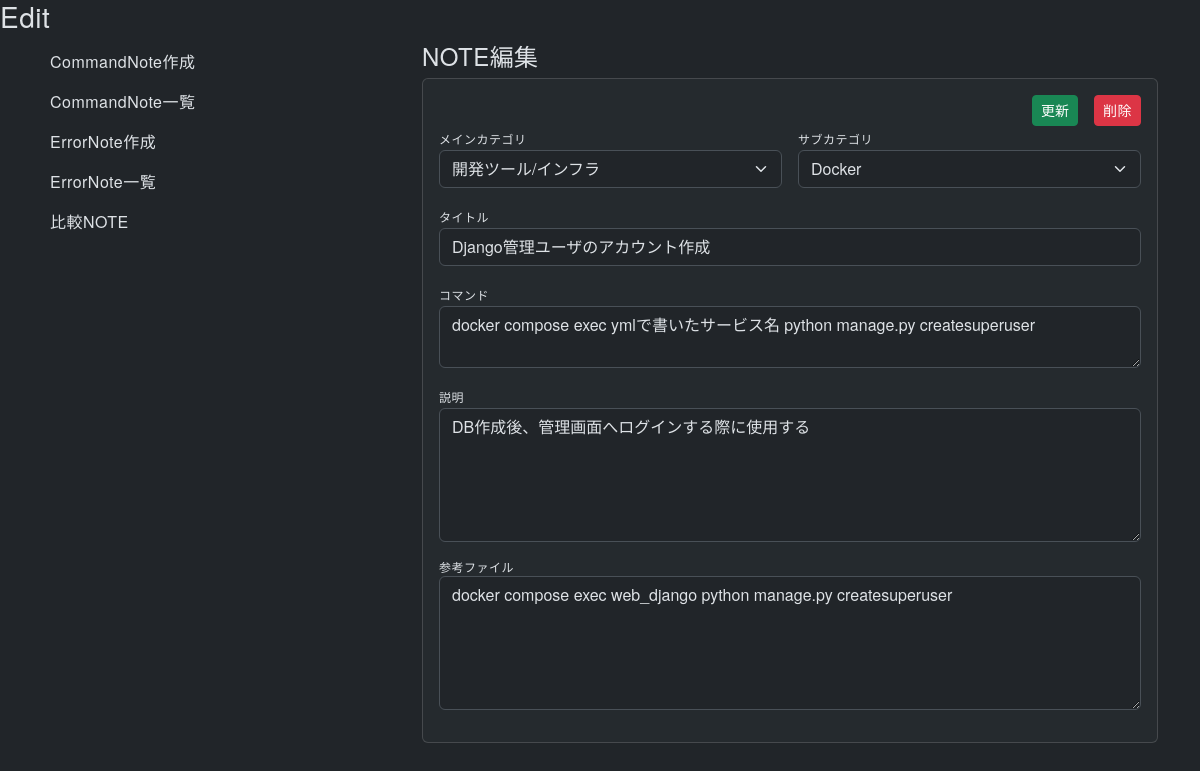
Page /1/edit/ on the committed database.
### commandnote/models.py (models this page shows, shortened)
class Note(models.Model):
  order = models.IntegerField(default=0)
  sub_category = models.ForeignKey(SubCategory, on_delete=models.CASCADE)
  title = models.CharField(max_length=50)
  description =  models.TextField(blank=True, null=True)
  reference = models.TextField(blank=True, null=True)
  created_at = models.DateTimeField(auto_now_add=True)
  updated_at = models.DateTimeField(auto_now=True)
  class Meta:
    ordering = ['order', 'id']

class MainCategory(models.Model):
  order = models.IntegerField(default=0)
  name = models.CharField(max_length=15)
  class Meta:
    ordering = ['order', 'id']

class SubCategory(models.Model):
  order = models.IntegerField(default=0)
  main_category = models.ForeignKey(MainCategory, on_delete=models.CASCADE)
  name = models.CharField(max_length=15)
  class Meta:
    ordering = ['order', 'id']

class Command(models.Model):
  order = models.IntegerField(default=0)
  note = models.ForeignKey(Note, on_delete=models.CASCADE)
  code = models.TextField()
  created_at = models.DateTimeField(auto_now_add=True)
  updated_at = models.DateTimeField(auto_now=True)
  class Meta:
    ordering = ['order', 'id']

### commandnote/views.py (the view)
# urls.py: path('<int:id>/edit/', views.edit, name='edit'),
def edit(request, id):
  note = Note.objects.get(id=id)
  main_categories = MainCategory.objects.all()
  sub_categories = SubCategory.objects.all()
  command = note.command_set.first()
  return render(request, 'commandnote/edit.html',{ 'note':note, 'main_categories': main_categories, 'sub_categories': sub_categories, 'command': command})

### commandnote/templates/commandnote/edit.html (shortened to what this page needs)
{% extends 'commandnote/base.html' %}
{% block content %}
  <h3>Edit</h3>
  <div class="container">
    <div class="row">
      <div class="'col-12">
        <div class="row">
          <div class="'col-12 col-md-4">
            {% include '_sidebar.html' %}
          </div>
          <div class="'col-12 col-md-8">
            <h4>NOTE編集</h4>
            <div class="card bg-body-tertiary bg-opacity-50 p-3 mb-3">
              <form method="POST" action="{% url 'commandnote:update' id=note.id %}">
                <div class="d-flex gap-3 justify-content-end">
                  <button type="submit" class="btn btn-sm btn-success">更新</button>
                  <a href="{% url 'commandnote:destroy' id=note.id %}" class="btn btn-sm btn-danger">削除</a>
                </div>
                <div class="d-flex gap-3 mb-3">
                  <div class="w-100">
                    <label class="form-label m-0">メインカテゴリ</label>
                    <select name="main_category" id="main-category-select" class="form-select w-100" required>
                      {% for main_category in main_categories %}
                        <option value="{{ main_category.id }}" {% if main_category.id == note.sub_category.main_category.id %}selected{% endif %}>
                          {{ main_category.name }}
                        </option>
                      {% endfor %}
                    </select>
                  </div>
                  <div class="w-100">
                    <label class="form-label m-0">サブカテゴリ</label>
                    <select name="sub_category" id="sub-category-select" class="form-select w-100" required>
                      {% for sub_category in sub_categories %}
                        <option value="{{ sub_category.id }}" {% if sub_category.id == note.sub_category.id %}selected{% endif %}>
                          {{ sub_category.name }}
                        </option>
                      {% endfor %}
                    </select>
                  </div>
                </div>
                <div class="mb-3">
                  <label class="form-label m-0">タイトル</label>
                  <input type="text" name="title" value="{{ note.title }}" placeholder="タイトルを入力" class="form-control" required>
                </div>
                <div class="mb-3">
                  <label class="form-label m-0">コマンド</label>
                  <textarea name="code" placeholder="コマンドを入力" class="form-control" rows="2" required>{{ command.code }} </textarea>
                </div>
                <div class="mb-3">
                  <label class="form-label m-0">説明</label>
                  <textarea name="description" placeholder="コマンドの説明を入力" class="form-control" rows="5">{{ note.description }}</textarea>
                </div>
                <div class="mb-3">
                  <p class="item-label m-0">参考ファイル</p>
                  <textarea name="reference" placeholder="その他情報を入力" class="form-control" rows="5">{{ note.reference}}</textarea>
                </div>
              </form>
            </div>
          </div>
        </div>
      </div>
    </div>
  </div>
{% endblock %}

### static/css/common.css (style rules this page uses)
body { font-family: "Helvetica Neue", Arial, "Hiragino Kaku Gothic ProN", "Hiragino Sans", "Noto Sans JP", Meiryo, sans-serif !important; font-size: 16px; line-height: 1.75; letter-spacing: 0.03em; color: #333333; background-color: #fcfcfc; }

### commandnote/static/commandnote/css/commandnote.css (style rules this page uses)
.form-label, .item-label { font-size: 0.75em; }

### rows in the picture
Note: main_category "開発ツール/インフラ", sub_category "Docker", title "Django管理ユーザのアカウント作成", description "DB作成後、管理画面へログインする際に使用する", reference "docker compose exec web_django python manage.py createsuperuser"
Command: code "docker compose exec ymlで書いたサービス名 python manage.py createsuperuser"
